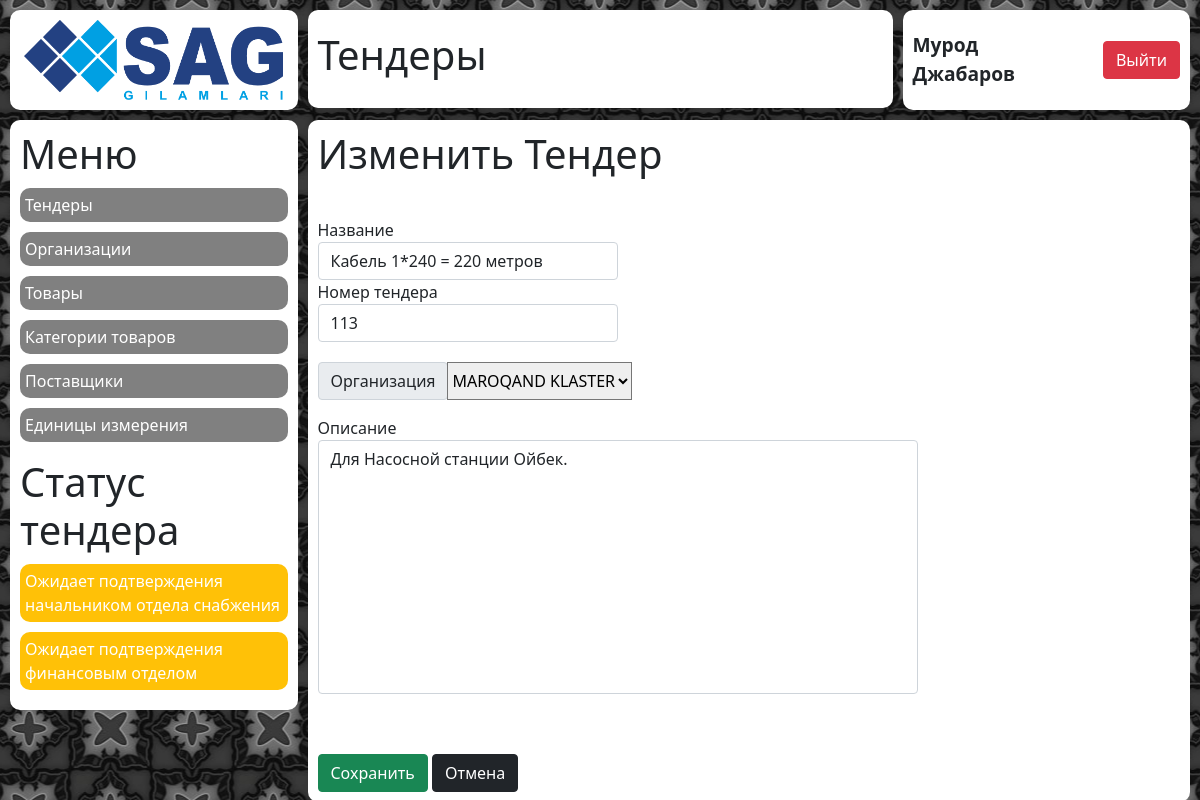
/tender/98/edit/ (signed in), run on the app's committed database.
### tender/models.py (models this page shows)
class Tender(models.Model):
    name = models.CharField(max_length=200)
    number = models.IntegerField(null=True, blank=True)
    description = models.TextField(null=True, blank=True)
    creator = models.ForeignKey(User, on_delete=models.SET_NULL, null=True, blank=True)
    organization = models.ForeignKey(Organization, on_delete=models.SET_NULL, null=True, blank=True)
    date = models.DateTimeField(auto_now_add=True, null=True, blank=True)
    cpo_confirm = models.BooleanField(null=True, blank=True)
    cpo_confirm_date = models.DateTimeField(null=True, blank=True)
    cpo_comment = models.TextField(null=True, blank=True)
    cfo_confirm = models.BooleanField(null=True, blank=True)
    cfo_confirm_date = models.DateTimeField(null=True, blank=True)
    cfo_comment = models.TextField(null=True, blank=True)

### tender/views.py (the view)
# urls.py: path('<int:tender_id>/edit/', views.tender_edit),
def tender_edit(request, tender_id):
    if request.user.is_authenticated:
        tender = get_object_or_404(Tender, id=tender_id)
        organizations = Organization.objects.all().order_by('name')
        if request.method == 'POST':
            form = TenderForm(request.POST, instance=tender)
            if form.is_valid():
                form.save()
                url = '/tender/' + str(form.save().id) + '/'
                return redirect(url)
        context = {
            'tender': tender,
            'organizations': organizations,
        }
        return render(request, 'tender/tender_edit.html', context)
    else:
        return redirect('/auth/')

### tender/templates/tender/tender_edit.html (shortened to what this page needs)
{% extends 'wrapper.html' %}
{% load static %}
{% block content %}
    <div class="row incidents">
        {% include 'blocks/logo.html' %}
        {% include 'blocks/title.html' %}
        {% include 'blocks/profile.html' %}
        {% include 'blocks/tender/tender_menu.html' %}
        {% include 'blocks/tender/tender_edit.html' %}
    </div>
{% endblock %}

### mainapp/templates/blocks/profile.html (shortened to what this page needs)
<div class="col-xl-3 col-12 block__wrapper profile">
    <div class="block profile__wrapper">
        <p class="profile__user">{{ request.user.first_name }} {{ request.user.last_name }}</p>
        <a href="{% url 'mainapp:logout' %}" class="btn btn-danger profile__exit">Выйти</a>
    </div>
</div>

### tender/templates/blocks/tender/tender_edit.html (shortened to what this page needs)
{% load static %}
<div class="col-xl-9 block__wrapper tenders-new">
    <div class="block tenders-new__wrapper">
        <h1 class="tenders-new__title">Изменить Тендер</h1>
        <form method="POST">
            <label for="name">Название</label>
            <input type="text" class="tenders-new__input form-control" name="name" id="name" value="{{ tender.name }}">
            <label for="number">Номер тендера</label>
            <input type="text" class="tenders-new__input form-control" name="number" id="number" value="{{ tender.number }}">
            <div class="tenders-new__select input-group mb-3">
                <div class="input-group-prepend">
                    <label class="input-group-text" for="organization">Организация</label>
                </div>
                <select class="custom-select" name="organization" id="organization">
                    {% for organization in organizations %}
                        {% if tender.organization.id == organization.id %}
                            <option value="{{ organization.id }}" selected>{{ organization.name }}</option>
                        {% else %}
                            <option value="{{ organization.id }}">{{ organization.name }}</option>
                        {% endif %}
                    {% endfor %}
                </select>
            </div>
            <label for="description">Описание</label>
            <textarea name="description" id="description" cols="30" rows="10" class=" form-control tenders-new__textarea">{% if tender.description %}{{ tender.description }}{% endif %}</textarea>
            <input type="submit" class="tenders-new__button btn btn-success" value="Сохранить" id="add_product">
            <a href="/tender/" class="tenders-new__button btn btn-dark">Отмена</a>
        </form>
    </div>
</div>

### mainapp/static/css/style.css (style rules this page uses)
.incidents { padding-left: 10px; }
.profile__wrapper { display: flex; align-items: center; justify-content: flex-end; height: 100px; padding: 10px; }
.profile__user { margin: 0 20px 0 0; font-size: 1.2rem; font-weight: 600; }
.profile__exit { display: block; }
.tenders-new__title { margin-bottom: 40px; }
.tenders-new__wrapper { padding: 10px; }
.tenders-new__input { max-width: 300px; }
.tenders-new__textarea { max-width: 600px; resize: none; }
.tenders-new__button { margin-top: 60px; }
.tenders-new__select { margin: 20px 0; max-width: 600px; }
.body { opacity: 0; transition: all 0.3s; }
.block { background: #FFFFFF; margin: 10px 10px 0 0; border-radius: 10px; }
.block__wrapper { padding: 0; }
textarea { resize: none; }

### data on the page
Tender: name "Кабель 1*240 = 220 метров", number "113", description "Для Насосной станции Ойбек."

### other printed values
{{ request.user.first_name }} "Мурод"
{{ request.user.last_name }} "Джабаров"
form field organization "MAROQAND KLASTER"
